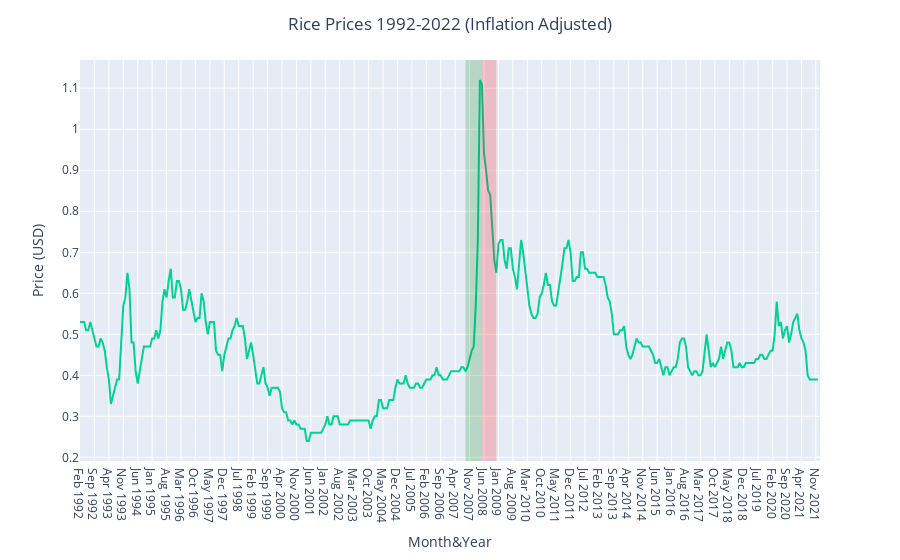

The cell this chart's notebook holds for it:
### Markdown cell above
## Rice Prices

Rice only has 1 noticeable price spike during 2008, immediately followed by a steep price decline.

### Code cell
fig = px.line(data_frame=data, x="Month&Year", y="Price_rice_infl",color_discrete_sequence=[line_rice_hex])
fig.add_vrect(x0="Sep 2007", x1="May 2008", line_width=0, fillcolor="green", opacity=0.2)
fig.add_vrect(x0="May 2008", x1="Dec 2008", line_width=0, fillcolor="red", opacity=0.2)
fig.update_layout(
    title="Rice Prices 1992-2022 (Inflation Adjusted)", 
    title_x = 0.5,
    xaxis=dict(title="Month&Year"), 
    yaxis=dict(title="Price (USD)"))
fig.show()

### Figure 1 — Plotly figure (JSON) as saved in the notebook; plotly's stock layout.template omitted (floating-point values rounded to 4 significant figures; data arrays with more than 128 entries replaced by an {"elided": "..."} marker saying what was removed)
{"data": [{"hovertemplate": "Month&Year=%{x}<br>Price_rice_infl=%{y}<extra></extra>", "legendgroup": "", "line": {"color": "#00d295", "dash": "solid"}, "marker": {"symbol": "circle"}, "mode": "lines", "name": "", "orientation": "v", "showlegend": false, "type": "scatter", "x": {"elided": "360 str values"}, "xaxis": "x", "y": {"elided": "360 float values"}, "yaxis": "y"}], "layout": {"legend": {"tracegroupgap": 0}, "margin": {"t": 60}, "shapes": [{"fillcolor": "green", "line": {"width": 0}, "opacity": 0.2, "type": "rect", "x0": "Sep 2007", "x1": "May 2008", "xref": "x", "y0": 0, "y1": 1, "yref": "y domain"}, {"fillcolor": "red", "line": {"width": 0}, "opacity": 0.2, "type": "rect", "x0": "May 2008", "x1": "Dec 2008", "xref": "x", "y0": 0, "y1": 1, "yref": "y domain"}], "title": {"text": "Rice Prices 1992-2022 (Inflation Adjusted)", "x": 0.5}, "xaxis": {"anchor": "y", "domain": [0, 1], "title": {"text": "Month&Year"}}, "yaxis": {"anchor": "x", "domain": [0, 1], "title": {"text": "Price (USD)"}}}}
